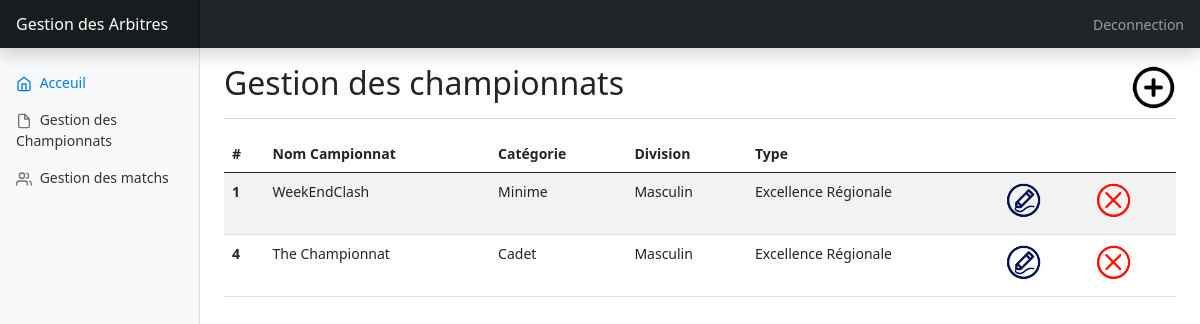
The page /controleur/controleurGestionChampionnat.php (signed in) on the database its author committed.
### tables this page shows
CREATE TABLE `championnat` (
  `num_championnat` int(11) NOT NULL,
  `nom_championnat` varchar(255) NOT NULL,
  `num_categorie` int(11) NOT NULL,
  `num_division` int(11) NOT NULL,
  `num_type_championnat` int(11) NOT NULL
);

CREATE TABLE `categorie` (
  `num_categorie` int(11) NOT NULL,
  `nom_categorie` varchar(255) NOT NULL,
  `montant_indemnite` int(11) NOT NULL
);

CREATE TABLE `division` (
  `num_division` int(11) NOT NULL,
  `nom_division` varchar(255) NOT NULL
);

CREATE TABLE `type_championnat` (
  `num_type_championnat` int(11) NOT NULL,
  `nom_type_championnat` varchar(255) NOT NULL
);

### controleur/controleurGestionChampionnat.php (called while the page is built, shortened)
<?php
include_once "./modele/bd.Championnat.php";
$lesResultats = GetChampionnat();
include "./vue/vueGestionChampionnat.php";
?>

### modele/bd.Championnat.php (called while the page is built, shortened)
<?php
function GetChampionnat(){
	$resultat = array();
    try {
    $conn = connexionPDO();
	$getchampionnat= $conn->prepare("SELECT * FROM championnat INNER JOIN categorie ON championnat.num_categorie = categorie.num_categorie INNER JOIN division ON division.num_division = championnat.num_division INNER JOIN type_championnat ON type_championnat.num_type_championnat = championnat.num_type_championnat");
	$getchampionnat->execute();
    $resultat = $getchampionnat->fetchAll(PDO::FETCH_OBJ);
    } catch (PDOException $e) {
        print "Erreur !: " . $e->getMessage();
        die();
    }
    return $resultat;
}
?>

### vue/vueGestionChampionnat.php (the view, shortened to what this page needs)
<?php include "./vue/entete.html.php"; ?>
<main class="col-md-9 ms-sm-auto col-lg-10 px-md-4">
  <div class="d-flex justify-content-between flex-wrap flex-md-nowrap align-items-center pt-3 pb-2 mb-3 border-bottom">
    <h1 class="h2">Gestion des championnats</h1>
    <a href="./?action=AjouterChampionnat">
      <img weight="45" height="45" src="images/add.png" />
    </a>
  </div>
  <table class="table table-striped">
    <thead>
      <tr>
        <th scope="col">#</th>
        <th scope="col">Nom Campionnat</th>
        <th scope="col">Catégorie</th>
        <th scope="col">Division</th>
        <th scope="col">Type</th>
        <th scope="col"></th>
        <th scope="col"></th>
      </tr>
    </thead>
    <tbody>
      <tr>
        <?php foreach($lesResultats as $leResultat){ ?>
        <th scope="row">
          <?php echo $leResultat->num_championnat; ?></th>
        <td>
          <?php echo $leResultat->nom_championnat; ?></td>
        <td>
          <?php echo $leResultat->nom_categorie; ?></td>
        <td>
          <?php echo $leResultat->nom_division; ?></td>
        <td>
          <?php echo $leResultat->nom_type_championnat; ?></td>
        <td>
          <form action="?action=ModificationChampionnat" method="POST">
            <input width="40" height="40" type="image" src="images/edit.png">
          </form>
        </td>
        <td>
          <form action="" method="POST">
            <input width="40" height="40" type="image" src="images/delete.png"></input>
          </form>
        </td>
      </tr>
      <?php } ?>
    </tbody>
  </table>
</main>
<?php include "./vue/pied.html.php"; ?>

### vue/entete.html.php (shortened to what this page needs)
<!doctype html>
<html lang="fr">
<head>
  <link href="css/assets/dist/css/bootstrap.min.css" rel="stylesheet">
  <link href="css/dashboard.css" rel="stylesheet">
</head>
<body>
  <header class="navbar navbar-dark sticky-top bg-dark flex-md-nowrap p-0 shadow"> <a class="navbar-brand col-md-3 col-lg-2 me-0 px-3" href="#">Gestion des Arbitres</a>
    <ul class="navbar-nav px-3">
    <?php if(isset($_SESSION["user"])){ ?>
      <a class="nav-link" href="./?action=Deconnection">Deconnection</a>
    <?php } else { ?>
      <a class="nav-link">Vous êtes déconnecté</a>
    <?php } ?>
    </ul>
  </header>
  <div class="container-fluid">
    <div class="row">
      <nav id="sidebarMenu" class="col-md-3 col-lg-2 d-md-block bg-light sidebar collapse">
        <div class="position-sticky pt-3">
          <ul class="nav flex-column">
            <li class="nav-item">
              <a class="nav-link active" aria-current="page" href="./?action=default"> <span data-feather="home"></span>
                Acceuil</a>
            </li>
            <li class="nav-item">
              <a class="nav-link" href="./?action=GestionChampionnat"> <span data-feather="file"></span>
                Gestion des Championnats</a>
            </li>
            <li class="nav-item">
              <a class="nav-link" href="./?action=GestionMatch"> <span data-feather="users"></span>
                Gestion des matchs</a>
            </li>
          </ul>
        </div>
      </nav>

### vue/pied.html.php (shortened to what this page needs)
</div>
</div>
</body>
</html>

### css/dashboard.css (style rules this page uses)
body { font-size: .875rem; }
.feather { width: 16px; height: 16px; vertical-align: text-bottom; }
.sidebar { position: fixed; top: 0; bottom: 0; left: 0; z-index: 100; padding: 48px 0 0; box-shadow: inset -1px 0 0 rgba(0, 0, 0, .1); }
.sidebar .nav-link { font-weight: 500; color: #333; }
.sidebar .nav-link .feather { margin-right: 4px; color: #727272; }
.sidebar .nav-link.active { color: #007bff; }
.sidebar .nav-link:hover .feather, .sidebar .nav-link.active .feather { color: inherit; }
.navbar-brand { padding-top: .75rem; padding-bottom: .75rem; font-size: 1rem; background-color: rgba(0, 0, 0, .25); box-shadow: inset -1px 0 0 rgba(0, 0, 0, .25); }

### rows shown on the page
championnat: num_championnat "1", nom_championnat "WeekEndClash", categorie.nom_categorie "Minime", division.nom_division "Masculin", type_championnat.nom_type_championnat "Excellence Régionale"
championnat: num_championnat "4", nom_championnat "The Championnat", categorie.nom_categorie "Cadet", division.nom_division "Masculin", type_championnat.nom_type_championnat "Excellence Régionale"
